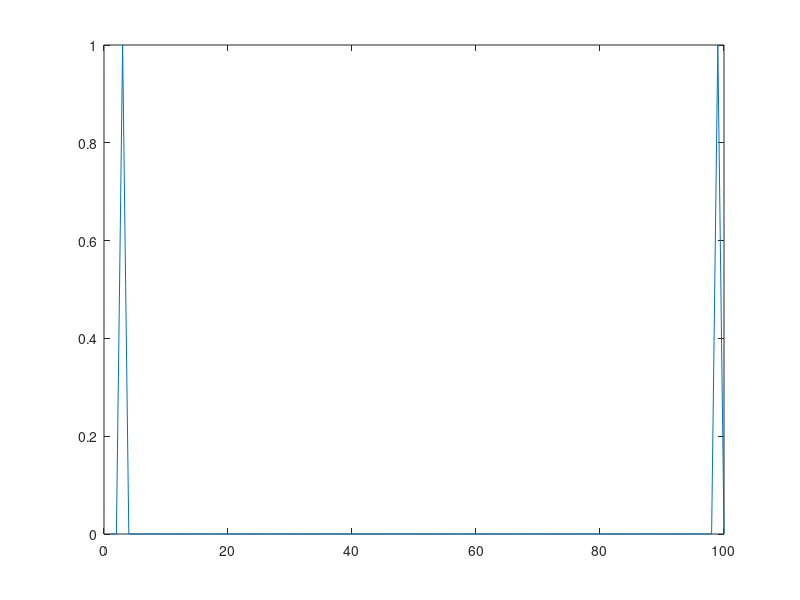

Source code (MATLAB):
srate = 100; % 100 Hz sample rate
speriod = 1/srate; % sample period (s)
dur=1; % duration in seconds
t=[0:speriod:dur-speriod];% Create a signal from 0 to 1 s. The sample period is 0.01 seconds.

freq=2; % frequency of sine wave in Hz
s=sin(2*pi*freq.*t); % calculate sine wave.
plot(t,s); % plot using t as the time base

sfft=fft(s); % calculate Fast Fourier Transform
sfft_mag=abs(sfft); % take abs to return the magnitude of the frequency components

fftpts=length(s);
hpts=fftpts/2; % half of the number points in FFT
sfft_mag_scaled=sfft_mag/hpts; % scale FFT result by half of the number of points used in the FFT
plot(sfft_mag_scaled); % plot scaled fft result
